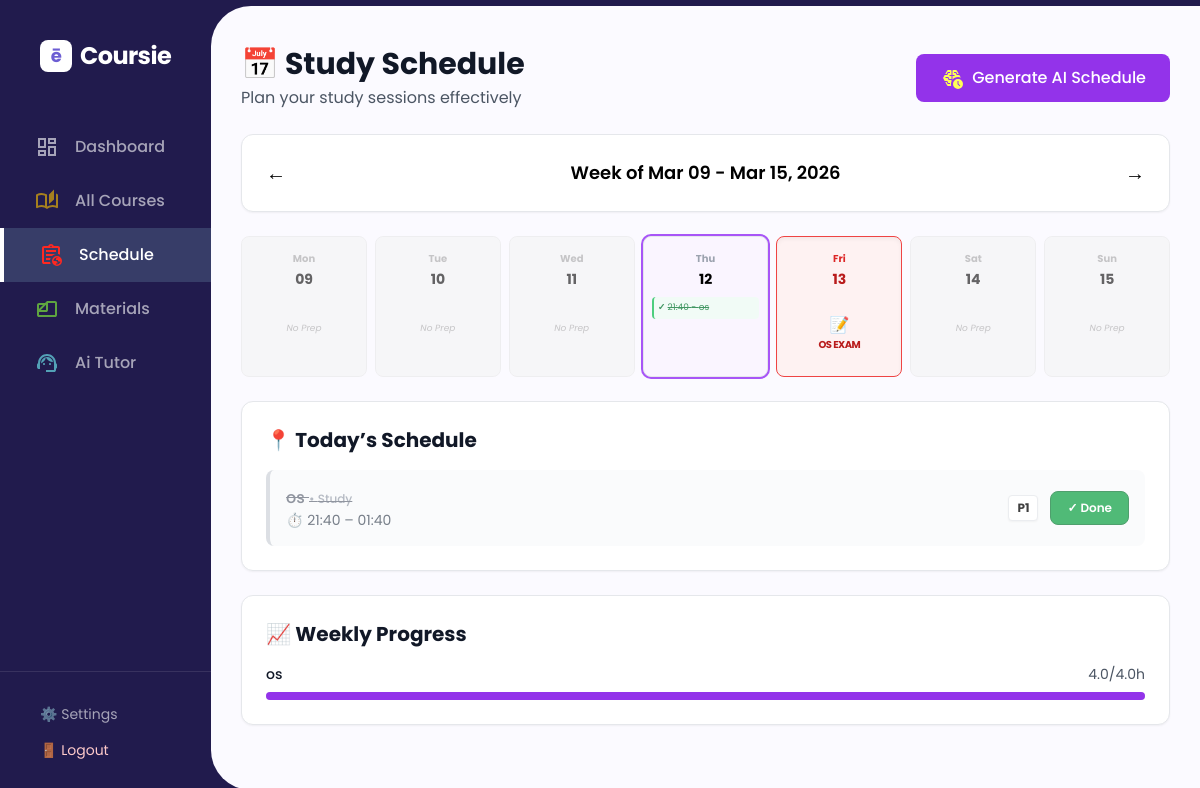
The app's page /schedule/ (signed in) with its own data.
### scheduler/models.py (models this page shows, shortened)
class StudySchedule(models.Model):
    user = models.ForeignKey(settings.AUTH_USER_MODEL, on_delete=models.CASCADE)
    date = models.DateField()
    start_time = models.TimeField()
    end_time = models.TimeField()
    subject = models.ForeignKey(Subject, on_delete=models.CASCADE)
    chapter = models.ForeignKey(
        Chapter,
        on_delete=models.SET_NULL,
        null=True,
        blank=True
    )
    task_type = models.CharField(
        max_length=20,
        choices=[
            ("study", "Study"),
            ("revision", "Revision"),
            ("practice", "Practice"),
            ("exam", "Exam Prep"),
        ]
    )
    priority = models.IntegerField(default=1)  # 1 = low, 5 = high
    generated_by_ai = models.BooleanField(default=False)
    created_at = models.DateTimeField(auto_now_add=True)
    is_completed = models.BooleanField(default=False)
    reminder_sent = models.BooleanField(default=False)
    class Meta:
        ordering = ["date", "start_time"]

### subjects/models.py (models this page shows, shortened)
class Subject(models.Model):
    DIFFICULTY_CHOICES = [
        (1, 'Easy'),
        (2, 'Medium'),
        (3, 'Hard'),
    ]
    user = models.ForeignKey(settings.AUTH_USER_MODEL, on_delete=models.CASCADE)
    name = models.CharField(max_length=200)
    code = models.CharField(max_length=20)
    difficulty = models.IntegerField(choices=DIFFICULTY_CHOICES)
    created_at = models.DateTimeField(auto_now_add=True)

### exams/models.py (models this page shows, shortened)
class Exam_time_table(models.Model):
    user = models.ForeignKey(
        settings.AUTH_USER_MODEL,
        on_delete=models.CASCADE,
        null=True, blank=True
    )
    subject = models.ForeignKey(
        "subjects.Subject",
        on_delete=models.CASCADE
    )
    exam_date = models.DateField()

### scheduler/views.py (the view)
# urls.py: path("schedule/", schedule_view, name="schedule_view"),
@login_required
def schedule_view(request):
    try:
        week_offset = int(request.GET.get('week', 0))
    except (ValueError, TypeError):
        week_offset = 0
    today = timezone.localtime().date()
    week_start = (today - timedelta(days=today.weekday())) + timedelta(weeks=week_offset)
    week_end = week_start + timedelta(days=6)
    active_range = StudySchedule.objects.filter(user=request.user).aggregate(
        plan_start=Min('date')
    )
    first_exam = Exam_time_table.objects.filter(user=request.user).aggregate(
        first_date=Min('exam_date')
    )
    plan_start = active_range['plan_start'] or today
    study_period_end = (first_exam['first_date'] - timedelta(days=1)) if first_exam['first_date'] else today
    ai_schedules = StudySchedule.objects.filter(
        user=request.user,
        date__range=(week_start, week_end)
    ).select_related("subject")
    routine_entries = TimetableEntry.objects.filter(user=request.user)
    exams_this_week = Exam_time_table.objects.filter(
        user=request.user,
        exam_date__range=(week_start, week_end)
    )
    week_days = []
    for i in range(7):
        day_date = week_start + timedelta(days=i)
        day_name = day_date.strftime("%a").upper()[:3]
        is_study_period = plan_start <= day_date <= study_period_end
        exam_on_this_day = exams_this_week.filter(exam_date=day_date).first()
        week_days.append({
            "name": day_date.strftime("%A"),
            "date": day_date,
            "is_today": day_date == today,
            "is_study_period": is_study_period,
            "exam": exam_on_this_day,
            "sessions": ai_schedules.filter(date=day_date).order_by("start_time"),
            "routine": routine_entries.filter(day=day_name) if is_study_period else []
        })
    subjects_progress = []
    scheduled_subjects = Subject.objects.filter(
        studyschedule__user=request.user,
        studyschedule__date__range=(week_start, week_end)
    ).distinct()
    for subj in scheduled_subjects:
        week_sessions = ai_schedules.filter(subject=subj)
        planned_mins = 0
        completed_mins = 0
        for s in week_sessions:
            start_dt = datetime.combine(date.min, s.start_time)
            end_dt = datetime.combine(date.min, s.end_time)
            duration = (end_dt - start_dt).seconds / 60
            planned_mins += duration
            if s.is_completed:
                completed_mins += duration
        planned_h = round(planned_mins / 60, 1)
        completed_h = round(completed_mins / 60, 1)
        percent = int((completed_mins / planned_mins * 100)) if planned_mins > 0 else 0
        subjects_progress.append({
            "name": subj.name,
            "planned_hours": planned_h,
            "completed_hours": completed_h,
            "progress_percent": percent
        })
    return render(request, "scheduler/schedule.html", {
        "current_week_start": week_start,
        "current_week_end": week_end,
        "week_days": week_days,
        "week_offset": week_offset,
        "today_sessions": ai_schedules.filter(date=today).order_by("start_time"),
        "subjects_progress": subjects_progress,
    })

### templates/scheduler/schedule.html (shortened to what this page needs)
{% extends 'base.html' %}
{% block content %}
<div class="space-y-6">
    <div class="flex justify-between items-center">
        <div>
            <h1 class="text-3xl font-bold text-gray-900">📅 Study Schedule</h1>
            <p class="text-gray-600 mt-1">Plan your study sessions effectively</p>
        </div>
        <div class="flex space-x-3">
            <button onclick="confirmGenerateSchedule()"
                class="bg-purple-600 flex gap-2 text-white px-6 py-3 rounded-lg hover:bg-purple-700 font-medium">
                Generate AI Schedule
            </button>
        </div>
    </div>
    <div class="bg-white rounded-xl p-4 shadow-sm border">
        <div class="flex justify-between items-center">
            <button onclick="previousWeek()" class="p-2 hover:bg-gray-100 rounded-lg">
                <span class="text-xl">←</span>
            </button>
            <h2 class="text-lg font-semibold">
                Week of {{ current_week_start|date:"M d" }} - {{ current_week_end|date:"M d, Y" }}
            </h2>
            <button onclick="nextWeek()" class="p-2 hover:bg-gray-100 rounded-lg">
                <span class="text-xl">→</span>
            </button>
        </div>
    </div>
    <div class="grid grid-cols-7 gap-2">
        {% for day in week_days %}
        <div class="min-h-[140px] p-2 rounded-lg border transition-all
            {% if day.exam %} border-red-500 bg-red-50 shadow-inner
            {% elif day.is_today %} ring-2 ring-purple-500 bg-purple-50
            {% elif not day.is_study_period %} bg-gray-100 opacity-60 grayscale
            {% else %} bg-white {% endif %}">
            <div class="text-center mb-2">
                <span class="text-[10px] font-bold {% if day.exam %}text-red-600{% else %}text-gray-400{% endif %}">
                    {{ day.name|slice:":3" }}
                </span>
                <div class="text-sm font-bold {% if day.exam %}text-red-700{% endif %}">{{ day.date|date:"d" }}</div>
            </div>
            {% if day.exam %}
            <div class="flex flex-col items-center justify-center py-4">
                <span class="text-[16px]">📝</span>
                <p class="text-[10px] font-bold text-red-700 text-center uppercase tracking-tighter">
                    {{ day.exam.subject.name }} EXAM
                </p>
            </div>
            {% elif day.is_study_period %}
            {% for session in day.sessions %}
            <div class="text-[9px] p-1 mb-1 rounded border-l-2 truncate transition-all
                        {% if session.is_completed %}
                            bg-green-50 border-green-500 text-green-700 opacity-80
                        {% else %}
                            bg-purple-100 border-purple-500 text-purple-900
                        {% endif %}">
                {% if session.is_completed %}
                <span class="font-bold">✓</span>
                {% endif %}
                <span class="{% if session.is_completed %}line-through{% endif %}">
                    {{ session.start_time|time:"H:i" }} - {{ session.subject.name }}
                </span>
            </div>
            {% endfor %}
            {% else %}
            <div class="flex items-center justify-center h-16">
                <span class="text-[9px] text-gray-400 italic">No Prep</span>
            </div>
            {% endif %}
        </div>
        {% endfor %}
    </div>
    <div class="bg-white rounded-xl p-6 shadow-sm border">
        {% if week_offset == 0 %}
        <h2 class="text-xl font-bold text-gray-900 mb-4">📍 Today’s Schedule</h2>
        {% else %}
        <h2 class="text-xl font-bold text-gray-900 mb-4">📍 Schedule for this Week</h2>
        {% endif %}
        {% if today_sessions %}
        <div class="space-y-3">
            {% for session in today_sessions %}
            <div id="session-card-{{ session.id }}" class="flex items-center justify-between p-4 rounded-lg border-l-4 transition-all
                {% if session.is_completed %}
                    bg-gray-50 border-gray-300 opacity-75
                {% elif session.task_type == 'revision' %}
                    bg-yellow-50 border-yellow-500
                {% elif session.task_type == 'practice' %}
                    bg-green-50 border-green-500
                {% else %}
                    bg-blue-50 border-blue-500
                {% endif %}
            ">
                <div>
                    <p
                        class="font-medium {% if session.is_completed %}text-gray-500 line-through{% else %}text-gray-900{% endif %}">
                        {{ session.subject.name }}
                        <span class="text-xs text-gray-400">• {{ session.task_type|title }}</span>
                    </p>
                    <p class="text-sm text-gray-600">
                        ⏱️ {{ session.start_time|time:"H:i" }} – {{ session.end_time|time:"H:i" }}
                    </p>
                </div>
                <div class="flex items-center space-x-3">
                    <span class="text-xs font-bold bg-white border border-gray-200 px-2 py-1 rounded shadow-sm">
                        P{{ session.priority }}
                    </span>
                    <button onclick="confirmCompletion('{{ session.id }}')" id="btn-{{ session.id }}" class="text-xs font-semibold px-4 py-2 rounded-lg border transition-all
                        {% if session.is_completed %}
                            bg-green-600 text-white border-green-700
                        {% else %}
                            bg-white text-indigo-600 border-indigo-200 hover:bg-indigo-50
                        {% endif %}">
                        {% if session.is_completed %} ✓ Done {% else %} Mark Complete {% endif %}
                    </button>
                </div>
            </div>
            {% endfor %}
        </div>
        {% else %}
        {% if week_offset == 0 %}
        <p class="text-gray-500 text-sm">No study sessions scheduled for today.</p>
        {% else %}
        <p class="text-gray-500 text-sm">No study sessions scheduled for this week.</p>
        {% endif %}
        {% endif %}
    </div>
    <div class="bg-white rounded-xl p-6 shadow-sm border">
        <h2 class="text-xl font-bold text-gray-900 mb-4">📈 Weekly Progress</h2>
        <div class="space-y-4">
            {% for subject in subjects_progress %}
            <div>
                <div class="flex justify-between text-sm mb-2">
                    <span class="font-medium text-gray-900">{{ subject.name }}</span>
                    <span class="text-gray-600">{{ subject.completed_hours }}/{{ subject.planned_hours }}h</span>
                </div>
                <div class="w-full bg-gray-200 rounded-full h-2">
                    <div class="bg-purple-600 h-2 rounded-full transition-all duration-500"
                        style="width: {{ subject.progress_percent }}%"></div>
                </div>
            </div>
            {% empty %}
            <p class="text-gray-400 text-sm italic">No study sessions scheduled for this week.</p>
            {% endfor %}
        </div>
    </div>
</div>
{% endblock %}

### templates/base.html (style rules this page uses)
body { font-family: 'Poppins', sans-serif; min-height: 100vh; display: flex; align-items: center; justify-content: center; margin: 0; }

### templates/scheduler/schedule.html (style rules this page uses)
button[onclick^="nextWeek"], button[onclick^="previousWeek"] { cursor: pointer !important; z-index: 50; position: relative; display: flex; transition: all 0.2s ease; }

### records on screen
StudySchedule: start_time "21:40", subject.name "os", task_type "Study", end_time "01:40", priority "1", is_completed "✓ Done"
Exam_time_table: name "Fri", date "13", exam.subject.name "OS"
Subject: name "os"

### other values on screen
{{ current_week_start|date:"M d" }} "Mar 09"
{{ current_week_end|date:"M d, Y" }} "Mar 15, 2026"
{{ day.name|slice:":3" }} "Mon" "Tue" "Wed" "Thu" "Sat" "Sun"
{{ day.date|date:"d" }} "09" "10" "11" "12" "14" "15"
{{ subject.completed_hours }} "4.0"
{{ subject.planned_hours }} "4.0"
